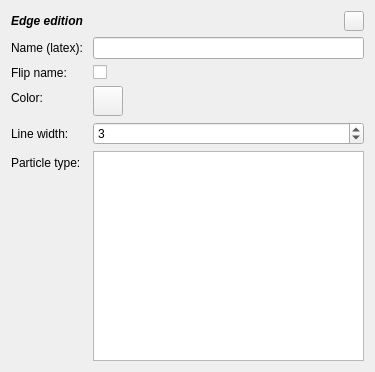
<?xml version="1.0" encoding="UTF-8"?>
<ui version="4.0">
 <class>EdgeForm</class>
 <widget class="QWidget" name="EdgeForm">
  <property name="geometry">
   <rect>
    <x>0</x>
    <y>0</y>
    <width>375</width>
    <height>372</height>
   </rect>
  </property>
  <property name="minimumSize">
   <size>
    <width>295</width>
    <height>0</height>
   </size>
  </property>
  <property name="windowTitle">
   <string>Form</string>
  </property>
  <layout class="QFormLayout" name="formLayout">
   <property name="labelAlignment">
    <set>Qt::AlignLeading|Qt::AlignLeft|Qt::AlignTop</set>
   </property>
   <item row="2" column="0">
    <widget class="QLabel" name="label">
     <property name="text">
      <string>Name (latex): </string>
     </property>
    </widget>
   </item>
   <item row="2" column="1">
    <widget class="QLineEdit" name="lineName"/>
   </item>
   <item row="3" column="0">
    <widget class="QLabel" name="label_5">
     <property name="text">
      <string>Flip name:</string>
     </property>
    </widget>
   </item>
   <item row="3" column="1">
    <widget class="QCheckBox" name="checkFlip">
     <property name="text">
      <string/>
     </property>
    </widget>
   </item>
   <item row="5" column="0">
    <widget class="QLabel" name="label_2">
     <property name="text">
      <string>Color: </string>
     </property>
    </widget>
   </item>
   <item row="5" column="1">
    <widget class="QPushButton" name="colorButton">
     <property name="sizePolicy">
      <sizepolicy hsizetype="Minimum" vsizetype="Fixed">
       <horstretch>0</horstretch>
       <verstretch>0</verstretch>
      </sizepolicy>
     </property>
     <property name="minimumSize">
      <size>
       <width>30</width>
       <height>30</height>
      </size>
     </property>
     <property name="maximumSize">
      <size>
       <width>30</width>
       <height>30</height>
      </size>
     </property>
     <property name="text">
      <string/>
     </property>
    </widget>
   </item>
   <item row="6" column="0">
    <widget class="QLabel" name="label_3">
     <property name="text">
      <string>Line width:</string>
     </property>
    </widget>
   </item>
   <item row="6" column="1">
    <widget class="QSpinBox" name="spinlineWidth">
     <property name="minimum">
      <number>1</number>
     </property>
     <property name="maximum">
      <number>50</number>
     </property>
     <property name="value">
      <number>3</number>
     </property>
    </widget>
   </item>
   <item row="7" column="0">
    <widget class="QLabel" name="label_4">
     <property name="text">
      <string>Particle type:</string>
     </property>
    </widget>
   </item>
   <item row="7" column="1">
    <widget class="QTableWidget" name="listType"/>
   </item>
   <item row="0" column="1">
    <layout class="QHBoxLayout" name="horizontalLayout">
     <item>
      <spacer name="horizontalSpacer_2">
       <property name="orientation">
        <enum>Qt::Horizontal</enum>
       </property>
       <property name="sizeHint" stdset="0">
        <size>
         <width>40</width>
         <height>20</height>
        </size>
       </property>
      </spacer>
     </item>
     <item>
      <widget class="QPushButton" name="pushButton">
       <property name="sizePolicy">
        <sizepolicy hsizetype="Fixed" vsizetype="Fixed">
         <horstretch>0</horstretch>
         <verstretch>0</verstretch>
        </sizepolicy>
       </property>
       <property name="minimumSize">
        <size>
         <width>20</width>
         <height>20</height>
        </size>
       </property>
       <property name="maximumSize">
        <size>
         <width>20</width>
         <height>20</height>
        </size>
       </property>
       <property name="layoutDirection">
        <enum>Qt::LeftToRight</enum>
       </property>
       <property name="text">
        <string/>
       </property>
       <property name="icon">
        <iconset resource="app.qrc">
         <normaloff>:/ressources/images/quit.png</normaloff>:/ressources/images/quit.png</iconset>
       </property>
      </widget>
     </item>
    </layout>
   </item>
   <item row="0" column="0">
    <widget class="QLabel" name="label_6">
     <property name="font">
      <font>
       <weight>75</weight>
       <italic>true</italic>
       <bold>true</bold>
       <underline>false</underline>
      </font>
     </property>
     <property name="text">
      <string>Edge edition</string>
     </property>
    </widget>
   </item>
  </layout>
 </widget>
 <resources>
  <include location="app.qrc"/>
 </resources>
 <connections/>
</ui>
